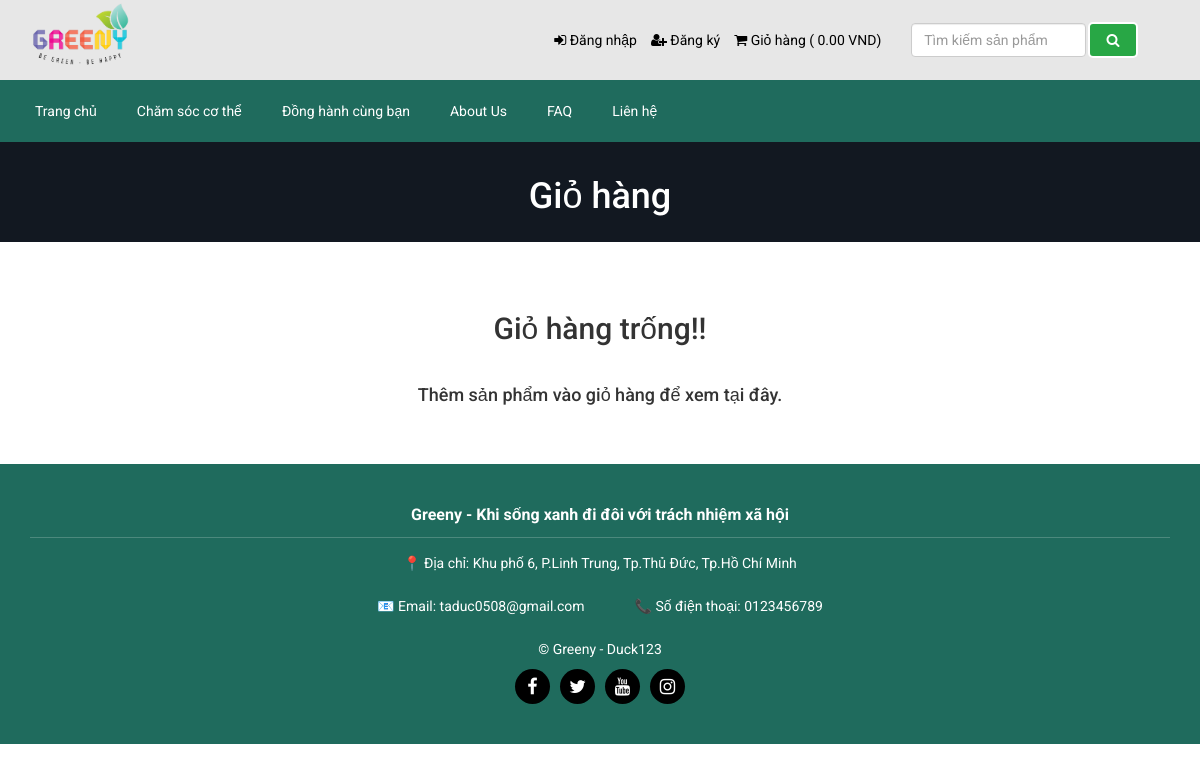
Page /cart.php (signed in) on the committed database.
### tables this page shows
CREATE TABLE `table_settings` (
  `id` int(11) NOT NULL,
  `logo` text NOT NULL,
  `favicon` text NOT NULL,
  `footer_about` text NOT NULL,
  `footer_copyright` text NOT NULL,
  `contact_address` text NOT NULL,
  `contact_email` text NOT NULL,
  `contact_phone` text NOT NULL,
  `contact_map_iframe` text NOT NULL,
  `receive_email` text NOT NULL,
  `receive_email_subject` text NOT NULL,
  `receive_email_thank_you_message` text NOT NULL,
  `forget_password_message` text NOT NULL,
  `total_latest_product` int(11) NOT NULL,
  `total_popular_product` int(11) NOT NULL,
  `total_featured_product` int(11) NOT NULL,
  `meta_title` text NOT NULL,
  `banner_login` text NOT NULL,
  `banner_registration` text NOT NULL,
  `banner_forget_password` text NOT NULL,
  `banner_reset_password` text NOT NULL,
  `banner_search` text NOT NULL,
  `banner_cart` text NOT NULL,
  `banner_checkout` text NOT NULL,
  `banner_product_category` text NOT NULL,
  `cta_title` text NOT NULL,
  `cta_content` text NOT NULL,
  `cta_read_more_text` text NOT NULL,
  `cta_read_more_url` text NOT NULL,
  `cta_photo` text NOT NULL,
  `latest_product_title` text NOT NULL,
  `latest_product_subtitle` text NOT NULL,
  `popular_product_title` text NOT NULL,
  `popular_product_subtitle` text NOT NULL,
  `bank_public_key` text NOT NULL,
  `bank_secret_key` text NOT NULL,
  `bank_detail` text NOT NULL,
  `before_head` text NOT NULL,
  `after_body` text NOT NULL,
  `before_body` text NOT NULL,
  `service_on_off` int(11) NOT NULL,
  `latest_product_on_off` int(11) NOT NULL,
  `popular_product_on_off` int(11) NOT NULL
);

CREATE TABLE `table_top_category` (
  `tcat_id` int(11) NOT NULL,
  `tcat_name` text NOT NULL,
  `show_on_menu` int(1) NOT NULL
);

CREATE TABLE `table_page` (
  `id` int(11) NOT NULL,
  `about_title` text NOT NULL,
  `about_content` text NOT NULL,
  `about_banner` text NOT NULL,
  `about_meta_title` text NOT NULL,
  `faq_title` text NOT NULL,
  `faq_banner` text NOT NULL,
  `faq_meta_title` text NOT NULL,
  `contact_title` text NOT NULL,
  `contact_banner` text NOT NULL,
  `contact_meta_title` text NOT NULL,
  `pgallery_title` text NOT NULL,
  `pgallery_banner` text NOT NULL,
  `pgallery_meta_title` text NOT NULL
);

CREATE TABLE `table_social` (
  `social_id` int(11) NOT NULL,
  `social_name` varchar(30) NOT NULL,
  `social_url` text NOT NULL,
  `social_icon` varchar(30) NOT NULL
);

### cart.php (the view, shortened to what this page needs)
<?php require_once('header.php'); ?>
<?php
$query = $pdo->prepare("SELECT * FROM table_settings WHERE id=1");
$query->execute();
$result = $query->fetchAll(PDO::FETCH_ASSOC);
foreach ($result as $row) {
    $banner_cart = $row['banner_cart'];
}
?>
<div class="page-banner" style="background-image: url(assets/uploads/<?php echo $banner_cart; ?>)">
    <div class="overlay"></div>
    <div class="page-banner-inner">
        <h1><?php echo 'Giỏ hàng' ?></h1>
    </div>
</div>
<div class="page">
    <div class="container">
        <div class="row">
            <div class="col-md-12">
                <?php if (!isset($_SESSION['cart_p_id'])): ?>
                    <?php echo '<h2 class="text-center">Giỏ hàng trống!!</h2></br>'; ?>
                    <?php echo '<h4 class="text-center">Thêm sản phẩm vào giỏ hàng để xem tại đây.</h4>'; ?>
                <?php endif; ?>
            </div>
        </div>
    </div>
</div>
<?php require_once('footer.php'); ?>

### header.php (shortened to what this page needs)
<?php
include("admin/inc/config.php");
$csrf = new CSRF_Protect();
$query = $pdo->prepare("SELECT * FROM table_settings WHERE id=1");
$query->execute();
$result = $query->fetchAll(PDO::FETCH_ASSOC);
foreach ($result as $row) {
    $logo = $row['logo'];
}
?>
<!DOCTYPE html>
<html lang="en">
<head>
    <link rel="stylesheet" href="assets/css/bootstrap.min.css">
    <link rel="stylesheet" href="assets/css/font-awesome.min.css">
    <link rel="stylesheet" href="assets/css/owl.carousel.min.css">
    <link rel="stylesheet" href="assets/css/owl.theme.default.min.css">
    <link rel="stylesheet" href="assets/css/jquery.bxslider.min.css">
    <link rel="stylesheet" href="assets/css/magnific-popup.css">
    <link rel="stylesheet" href="assets/css/rating.css">
    <link rel="stylesheet" href="assets/css/spacing.css">
    <link rel="stylesheet" href="assets/css/bootstrap-touch-slider.css">
    <link rel="stylesheet" href="assets/css/animate.min.css">
    <link rel="stylesheet" href="assets/css/tree-menu.css">
    <link rel="stylesheet" href="assets/css/select2.min.css">
    <link rel="stylesheet" href="assets/css/main.css">
    <link rel="stylesheet" href="assets/css/responsive.css">
    <?php
    $query = $pdo->prepare("SELECT * FROM table_page WHERE id=1");
    $query->execute();
    $result = $query->fetchAll(PDO::FETCH_ASSOC);
    ?>
</head>
<body>
    <div class="header">
        <div class="container">
            <div class="row inner">
                <div class="col-md-4 logo">
                    <a href="index.php"><img src="assets/uploads/<?php echo $logo; ?>" alt="logo image"></a>
                </div>
                <div class="col-md-5 right">
                    <ul>
                        <?php
                        if (isset($_SESSION['customer'])) {
                        ?>
                            <li class="dropdown">
                                <a href="#" class="dropdown-toggle" data-toggle="dropdown">
                                    <?php if (!empty($_SESSION['customer']['cust_photo'])): ?>
                                        <img src="assets/uploads/<?php echo $_SESSION['customer']['cust_photo']; ?>"
                                            alt="Profile Photo" class="user-profile-image"
                                            style="width: 25px; height: 25px; border-radius: 50%; margin-right: 5px;">
                                    <?php else: ?>
                                        <i class="fa fa-user"></i>
                                    <?php endif; ?>
                                    <?php echo isset($_SESSION['customer']['cust_name']) ? $_SESSION['customer']['cust_name'] : 'Khách hàng'; ?>
                                    <i class="fa fa-angle-down"></i>
                                </a>
                                <ul class="dropdown-menu">
                                    <li><a href="customer-profile.php"><i class="fa fa-user"></i> Hồ sơ cá nhân</a></li>
                                    <li><a href="logout.php"><i class="fa fa-sign-out"></i> Đăng xuất</a></li>
                                </ul>
                            </li>
                        <?php
                        } else {
                        ?>
                            <li><a href="login-customer.php"><i class="fa fa-sign-in"></i> Đăng nhập</a></li>
                            <li><a href="registration-customer.php"><i class="fa fa-user-plus"></i> Đăng ký</a></li>
                        <?php
                        }
                        ?>
                        <li><a href="cart.php"><i class="fa fa-shopping-cart"></i> Giỏ hàng (
                                <?php
                                $table_total_price = 0;
                                echo number_format($table_total_price, 2) . ' VND';
                                ?>)
                            </a></li>
                    </ul>
                </div>
                <div class="col-md-3 search-area">
                    <form class="navbar-form navbar-left" role="search" action="search-result.php" method="get"><?php $csrf->echoInputField();
                                                                                                                ?><div
                            class="form-group"><input type="text" class="form-control search-top"
                                placeholder="<?php echo 'Tìm kiếm sản phẩm' ?>" name="search_text"></div><button
                            type="submit" class="btn search-btn"><i class="fa fa-search"></i></button></form>
                </div>
            </div>
        </div>
    </div>
    <div class="nav">
        <div class="container">
            <div class="row">
                <div class="col-md-12 pl_0 pr_0">
                    <div class="menu-container">
                        <div class="menu">
                            <ul>
                                <li><a href="index.php">Trang chủ</a></li>
                                <?php
                                $query = $pdo->prepare("SELECT * FROM table_top_category WHERE show_on_menu=1");
                                $query->execute();
                                $result = $query->fetchAll(PDO::FETCH_ASSOC);
                                foreach ($result as $row) {
                                ?>
                                    <li><a
                                            href="product-category.php?id=<?php echo $row['tcat_id']; ?>&type=top-category"><?php echo $row['tcat_name']; ?></a>
                                    </li>
                                <?php
                                }
                                ?>
                                <?php
                                $query = $pdo->prepare("SELECT * FROM table_page WHERE id=1");
                                $query->execute();
                                $result = $query->fetchAll(PDO::FETCH_ASSOC);
                                foreach ($result as $row) {
                                    $about_title = $row['about_title'];
                                    $faq_title = $row['faq_title'];
                                    $contact_title = $row['contact_title'];
                                }
                                ?>
                                <li><a href="about.php"><?php echo $about_title; ?></a></li>
                                <li><a href="faq.php"><?php echo $faq_title; ?></a></li>
                                <li><a href="contact.php"><?php echo $contact_title; ?></a></li>
                            </ul>
                        </div>
                    </div>
                </div>
            </div>
        </div>
    </div>
</body>

### footer.php (shortened to what this page needs)
<?php require_once('header.php'); ?>
<?php
$query = $pdo->prepare("SELECT * FROM table_settings WHERE id=1");
$query->execute();
$result = $query->fetchAll(PDO::FETCH_ASSOC);
foreach ($result as $row) {
    $footer_about = $row['footer_about'];
    $contact_email = $row['contact_email'];
    $contact_phone = $row['contact_phone'];
    $contact_address = $row['contact_address'];
    $footer_copyright = $row['footer_copyright'];
}
?>
<div class="footer-bottom">
    <div class="container">
        <div class="footer-top">
            <?php echo str_replace(['<p>', '</p>'], '', $footer_about); ?>
        </div>
        <div class="footer-info">
            <p>📍 Địa chỉ: <?php echo htmlspecialchars($contact_address); ?></p>
        </div>
        <div class="footer-info">
            <div class="footer-item">
                <p>📧 Email: <?php echo htmlspecialchars($contact_email); ?></p>
            </div>
            <div class="footer-item">
                <p>📞 Số điện thoại: <?php echo htmlspecialchars($contact_phone); ?></p>
            </div>
        </div>
        <div class="footer-bottom-info">
            <p>© <?php echo htmlspecialchars($footer_copyright); ?></p>
            <ul class="social">
                <?php
                $query = $pdo->prepare("SELECT * FROM table_social");
                $query->execute();
                $result = $query->fetchAll(PDO::FETCH_ASSOC);
                foreach ($result as $row) {
                ?>
                    <?php if ($row['social_url'] != ''): ?>
                        <li><a href="<?php echo $row['social_url']; ?>"><i
                                    class="<?php echo $row['social_icon']; ?>"></i></a></li>
                    <?php endif; ?>
                <?php
                }
                ?>
            </ul>
        </div>
    </div>

### assets/css/main.css (style rules this page uses)
* { margin: 0; padding: 0; }
body { font-family: "Roboto", sans-serif; font-size: 14px; }
h1, h2, h3, h4, h5, h6 { font-family: "Roboto", sans-serif; }
a { text-decoration: none; }
.header { width: 100%; height: auto; background: rgb(231, 231, 231); transition: background 0.5s ease-in-out; }
.header .inner { height: auto; display: table; }
.header .logo { float: none; display: table-cell; vertical-align: middle; }
.header .logo img { max-width: 100%; height: 80px; }
.header .navbar-form .form-control { width: 300px; }
.header .search-area { float: none; display: table-cell; vertical-align: middle; }
.header .search-area .form-group { width: calc(100% - 84px); }
.header .search-area button { margin-left: 2px; width: 50px; }
.header .search-area form { width: 100%; }
.header .right { float: none; display: table-cell; vertical-align: middle; padding-right: 0; }
.header .right ul { float: right; margin-bottom: 0; }
.header .right ul li { list-style-type: none; float: left; margin-left: 14px; color: #000000; }
.header .right ul li a { color: #000000; }
.header .navbar-form .search-top { width: 100%; }
.search-btn { height: auto; width: 45px; border: 2px solid white; border-radius: 5px 5px 5px 5px; background-color: #28a745; color: white; }
.nav { background: #1f6b5d; }
.menu-container { width: 100%; margin: 0 auto; background: #1f6b5d; }
.menu-dropdown-icon:before { content: "\f067"; font-family: "FontAwesome"; display: none; cursor: pointer; float: right; padding: 1.5em 2em; background: #fff; color: #333; }
.menu > ul { margin: 0 auto; width: 100%; list-style: none; padding: 0; position: relative; box-sizing: border-box; }
.menu > ul:before, .menu > ul:after { content: ""; display: table; }
.menu > ul:after { clear: both; }
.menu > ul > li { float: left; padding: 0; margin: 0; }
.menu > ul > li a { text-decoration: none; padding: 1.5em 20px; display: block; color: #fff; }
.page-banner { width: 100%; height: auto; background-repeat: no-repeat; background-position: center center; -webkit-background-size: cover; background-size: cover; position: relative; padding-top: 15px; padding-bottom: 15px; overflow: hidden; }
.page-banner .overlay { position: absolute; left: 0; top: 0; width: 100%; height: 100%; opacity: 0.7; background: #131921; }
.page-banner h1 { color: #fff; text-align: center; z-index: 999; position: relative; }
.page { width: 100%; height: auto; padding-top: 50px; padding-bottom: 50px; }
.footer-bottom { background: #1f6b5d; color: #fff; padding: 30px 0; font-size: 14px; text-align: center; }
.footer-top { font-size: 16px; font-weight: bold; text-align: center; margin-bottom: 15px; padding: 10px 0; border-bottom: 1px solid rgba(255, 255, 255, 0.2); }
.footer-info { display: flex; justify-content: center; gap: 50px; flex-wrap: wrap; margin-bottom: 8px; }
.footer-item p { margin: 5px 0; }
.footer-bottom-info { text-align: center; padding: 10px 0; }
.footer-bottom-info .social { list-style: none; padding: 0; margin: 0; display: flex; justify-content: center; gap: 10px; }
.footer-bottom-info .social li { display: inline-block; }
.footer-bottom-info .social a { text-decoration: none; color: inherit; font-size: 18px; display: flex; align-items: center; justify-content: center; width: 35px; height: 35px; border-radius: 50%; background: #000; transition: background 0.3s ease, color 0.3s ease; }

### assets/css/responsive.css (style rules this page uses)
@media only screen and (min-width: 992px) { .header .inner { width: 100%; } }
@media only screen and (min-width: 992px) { .header .search-area { padding-right: 0; } }
@media only screen and (min-width: 992px) { .header .search-area form { padding-right: 0; } }
@media only screen and (min-width: 992px) { .header .container { padding-right: 0; } }

### rows in the picture
table_settings: logo (picture), banner_cart (picture), footer_about "Greeny - Khi sống xanh đi đôi với trách nhiệm xã hội", contact_address "Khu phố 6, P.Linh Trung, Tp.Thủ Đức, Tp.Hồ Chí Minh", contact_email "taduc0508@gmail.com", contact_phone "0123456789", footer_copyright "Greeny - Duck123"
table_top_category: tcat_name "Chăm sóc cơ thể"
table_top_category: tcat_name "Đồng hành cùng bạn"
table_page: about_title "About Us", faq_title "FAQ", contact_title "Liên hệ"

### other values in the picture
$table_total_price "0.00"
